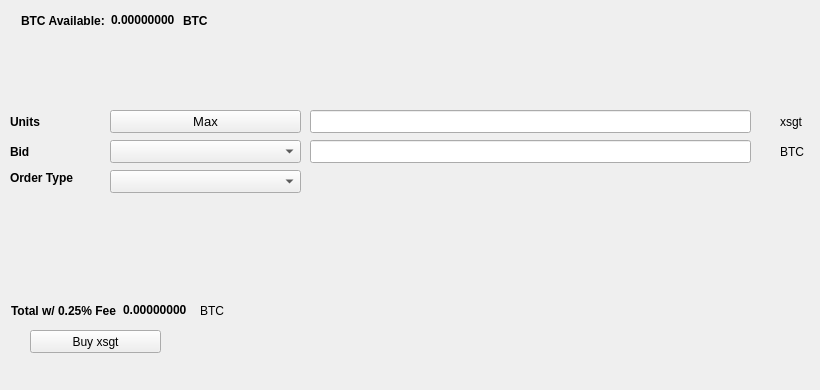
   <widget class="QWidget" name="BuyTab">
    <attribute name="title">
     <string>Buy</string>
    </attribute>
    <widget class="QPushButton" name="Buyxsgt">
     <property name="geometry">
      <rect>
       <x>30</x>
       <y>330</y>
       <width>131</width>
       <height>23</height>
      </rect>
     </property>
     <property name="text">
      <string>Buy xsgt</string>
     </property>
     <property name="icon">
      <iconset resource="../xsgt.qrc">
       <normaloff>:/icons/bitcoin</normaloff>:/icons/bitcoin</iconset>
     </property>
    </widget>
    <widget class="QLabel" name="label_3">
     <property name="geometry">
      <rect>
       <x>10</x>
       <y>110</y>
       <width>46</width>
       <height>23</height>
      </rect>
     </property>
     <property name="font">
      <font>
       <weight>75</weight>
       <bold>true</bold>
      </font>
     </property>
     <property name="text">
      <string>Units</string>
     </property>
    </widget>
    <widget class="QLineEdit" name="UnitsInput">
     <property name="geometry">
      <rect>
       <x>310</x>
       <y>110</y>
       <width>441</width>
       <height>23</height>
      </rect>
     </property>
     <property name="font">
      <font>
       <pointsize>9</pointsize>
       <weight>75</weight>
       <bold>true</bold>
      </font>
     </property>
    </widget>
    <widget class="QLineEdit" name="BuyBidPriceEdit">
     <property name="geometry">
      <rect>
       <x>310</x>
       <y>140</y>
       <width>441</width>
       <height>23</height>
      </rect>
     </property>
     <property name="font">
      <font>
       <pointsize>9</pointsize>
       <weight>75</weight>
       <bold>true</bold>
      </font>
     </property>
    </widget>
    <widget class="QLabel" name="label_4">
     <property name="geometry">
      <rect>
       <x>780</x>
       <y>110</y>
       <width>31</width>
       <height>23</height>
      </rect>
     </property>
     <property name="text">
      <string>xsgt</string>
     </property>
    </widget>
    <widget class="QLabel" name="label_5">
     <property name="geometry">
      <rect>
       <x>780</x>
       <y>140</y>
       <width>31</width>
       <height>23</height>
      </rect>
     </property>
     <property name="text">
      <string>BTC</string>
     </property>
    </widget>
    <widget class="QLabel" name="label_6">
     <property name="geometry">
      <rect>
       <x>10</x>
       <y>140</y>
       <width>46</width>
       <height>23</height>
      </rect>
     </property>
     <property name="font">
      <font>
       <weight>75</weight>
       <bold>true</bold>
      </font>
     </property>
     <property name="text">
      <string>Bid</string>
     </property>
    </widget>
    <widget class="QLabel" name="label_7">
     <property name="geometry">
      <rect>
       <x>10</x>
       <y>170</y>
       <width>91</width>
       <height>16</height>
      </rect>
     </property>
     <property name="font">
      <font>
       <weight>75</weight>
       <bold>true</bold>
      </font>
     </property>
     <property name="text">
      <string>Order Type</string>
     </property>
    </widget>
    <widget class="QPushButton" name="Buy_Max_Amount">
     <property name="geometry">
      <rect>
       <x>110</x>
       <y>110</y>
       <width>191</width>
       <height>23</height>
      </rect>
     </property>
     <property name="font">
      <font>
       <pointsize>10</pointsize>
      </font>
     </property>
     <property name="text">
      <string>Max</string>
     </property>
    </widget>
    <widget class="QComboBox" name="BuyBidcomboBox">
     <property name="geometry">
      <rect>
       <x>110</x>
       <y>140</y>
       <width>191</width>
       <height>23</height>
      </rect>
     </property>
     <property name="font">
      <font>
       <pointsize>10</pointsize>
      </font>
     </property>
    </widget>
    <widget class="QComboBox" name="buyOrdertypeCombo">
     <property name="geometry">
      <rect>
       <x>110</x>
       <y>170</y>
       <width>191</width>
       <height>23</height>
      </rect>
     </property>
     <property name="font">
      <font>
       <pointsize>10</pointsize>
      </font>
     </property>
    </widget>
    <widget class="QWidget" name="layoutWidget1">
     <property name="geometry">
      <rect>
       <x>21</x>
       <y>11</y>
       <width>227</width>
       <height>19</height>
      </rect>
     </property>
     <layout class="QHBoxLayout" name="horizontalLayout_3">
      <item>
       <widget class="QLabel" name="label232">
        <property name="font">
         <font>
          <weight>75</weight>
          <bold>true</bold>
         </font>
        </property>
        <property name="text">
         <string>BTC Available:</string>
        </property>
       </widget>
      </item>
      <item>
       <widget class="QLabel" name="BtcAvailableLbl">
        <property name="palette">
         <palette>
          <active>
           <colorrole role="WindowText">
            <brush brushstyle="SolidPattern">
             <color alpha="255">
              <red>0</red>
              <green>0</green>
              <blue>0</blue>
             </color>
            </brush>
           </colorrole>
           <colorrole role="Button">
            <brush brushstyle="SolidPattern">
             <color alpha="255">
              <red>0</red>
              <green>170</green>
              <blue>0</blue>
             </color>
            </brush>
           </colorrole>
           <colorrole role="Light">
            <brush brushstyle="SolidPattern">
             <color alpha="255">
              <red>0</red>
              <green>255</green>
              <blue>0</blue>
             </color>
            </brush>
           </colorrole>
           <colorrole role="Midlight">
            <brush brushstyle="SolidPattern">
             <color alpha="255">
              <red>0</red>
              <green>212</green>
              <blue>0</blue>
             </color>
            </brush>
           </colorrole>
           <colorrole role="Dark">
            <brush brushstyle="SolidPattern">
             <color alpha="255">
              <red>0</red>
              <green>85</green>
              <blue>0</blue>
             </color>
            </brush>
           </colorrole>
           <colorrole role="Mid">
            <brush brushstyle="SolidPattern">
             <color alpha="255">
              <red>0</red>
              <green>113</green>
              <blue>0</blue>
             </color>
            </brush>
           </colorrole>
           <colorrole role="Text">
            <brush brushstyle="SolidPattern">
             <color alpha="255">
              <red>0</red>
              <green>170</green>
              <blue>0</blue>
             </color>
            </brush>
           </colorrole>
           <colorrole role="BrightText">
            <brush brushstyle="SolidPattern">
             <color alpha="255">
              <red>255</red>
              <green>255</green>
              <blue>255</blue>
             </color>
            </brush>
           </colorrole>
           <colorrole role="ButtonText">
            <brush brushstyle="SolidPattern">
             <color alpha="255">
              <red>0</red>
              <green>0</green>
              <blue>0</blue>
             </color>
            </brush>
           </colorrole>
           <colorrole role="Base">
            <brush brushstyle="SolidPattern">
             <color alpha="255">
              <red>255</red>
              <green>255</green>
              <blue>255</blue>
             </color>
            </brush>
           </colorrole>
           <colorrole role="Window">
            <brush brushstyle="SolidPattern">
             <color alpha="255">
              <red>0</red>
              <green>170</green>
              <blue>0</blue>
             </color>
            </brush>
           </colorrole>
           <colorrole role="Shadow">
            <brush brushstyle="SolidPattern">
             <color alpha="255">
              <red>0</red>
              <green>0</green>
              <blue>0</blue>
             </color>
            </brush>
           </colorrole>
           <colorrole role="AlternateBase">
            <brush brushstyle="SolidPattern">
             <color alpha="255">
              <red>127</red>
              <green>212</green>
              <blue>127</blue>
             </color>
            </brush>
           </colorrole>
           <colorrole role="ToolTipBase">
            <brush brushstyle="SolidPattern">
             <color alpha="255">
              <red>255</red>
              <green>255</green>
              <blue>220</blue>
             </color>
            </brush>
           </colorrole>
           <colorrole role="ToolTipText">
            <brush brushstyle="SolidPattern">
             <color alpha="255">
              <red>0</red>
              <green>0</green>
              <blue>0</blue>
             </color>
            </brush>
           </colorrole>
          </active>
          <inactive>
           <colorrole role="WindowText">
            <brush brushstyle="SolidPattern">
             <color alpha="255">
              <red>0</red>
              <green>0</green>
              <blue>0</blue>
             </color>
            </brush>
           </colorrole>
           <colorrole role="Button">
            <brush brushstyle="SolidPattern">
             <color alpha="255">
              <red>0</red>
              <green>170</green>
              <blue>0</blue>
             </color>
            </brush>
           </colorrole>
           <colorrole role="Light">
            <brush brushstyle="SolidPattern">
             <color alpha="255">
              <red>0</red>
              <green>255</green>
              <blue>0</blue>
             </color>
            </brush>
           </colorrole>
           <colorrole role="Midlight">
            <brush brushstyle="SolidPattern">
             <color alpha="255">
              <red>0</red>
              <green>212</green>
              <blue>0</blue>
             </color>
            </brush>
           </colorrole>
           <colorrole role="Dark">
            <brush brushstyle="SolidPattern">
             <color alpha="255">
              <red>0</red>
              <green>85</green>
              <blue>0</blue>
             </color>
            </brush>
           </colorrole>
           <colorrole role="Mid">
            <brush brushstyle="SolidPattern">
             <color alpha="255">
              <red>0</red>
              <green>113</green>
              <blue>0</blue>
             </color>
            </brush>
           </colorrole>
           <colorrole role="Text">
            <brush brushstyle="SolidPattern">
             <color alpha="255">
              <red>0</red>
              <green>170</green>
              <blue>0</blue>
             </color>
            </brush>
           </colorrole>
           <colorrole role="BrightText">
            <brush brushstyle="SolidPattern">
             <color alpha="255">
              <red>255</red>
              <green>255</green>
              <blue>255</blue>
             </color>
            </brush>
           </colorrole>
           <colorrole role="ButtonText">
            <brush brushstyle="SolidPattern">
             <color alpha="255">
              <red>0</red>
              <green>0</green>
              <blue>0</blue>
             </color>
            </brush>
           </colorrole>
           <colorrole role="Base">
            <brush brushstyle="SolidPattern">
             <color alpha="255">
              <red>255</red>
              <green>255</green>
              <blue>255</blue>
             </color>
            </brush>
           </colorrole>
           <colorrole role="Window">
            <brush brushstyle="SolidPattern">
             <color alpha="255">
              <red>0</red>
              <green>170</green>
              <blue>0</blue>
             </color>
            </brush>
           </colorrole>
           <colorrole role="Shadow">
            <brush brushstyle="SolidPattern">
             <color alpha="255">
              <red>0</red>
              <green>0</green>
              <blue>0</blue>
             </color>
            </brush>
           </colorrole>
           <colorrole role="AlternateBase">
            <brush brushstyle="SolidPattern">
             <color alpha="255">
              <red>127</red>
              <green>212</green>
              <blue>127</blue>
             </color>
            </brush>
           </colorrole>
           <colorrole role="ToolTipBase">
            <brush brushstyle="SolidPattern">
             <color alpha="255">
              <red>255</red>
              <green>255</green>
              <blue>220</blue>
             </color>
            </brush>
           </colorrole>
           <colorrole role="ToolTipText">
            <brush brushstyle="SolidPattern">
             <color alpha="255">
              <red>0</red>
              <green>0</green>
              <blue>0</blue>
             </color>
            </brush>
           </colorrole>
          </inactive>
          <disabled>
           <colorrole role="WindowText">
            <brush brushstyle="SolidPattern">
             <color alpha="255">
              <red>0</red>
              <green>85</green>
              <blue>0</blue>
             </color>
            </brush>
           </colorrole>
           <colorrole role="Button">
            <brush brushstyle="SolidPattern">
             <color alpha="255">
              <red>0</red>
              <green>170</green>
              <blue>0</blue>
             </color>
            </brush>
           </colorrole>
           <colorrole role="Light">
            <brush brushstyle="SolidPattern">
             <color alpha="255">
              <red>0</red>
              <green>255</green>
              <blue>0</blue>
             </color>
            </brush>
           </colorrole>
           <colorrole role="Midlight">
            <brush brushstyle="SolidPattern">
             <color alpha="255">
              <red>0</red>
              <green>212</green>
              <blue>0</blue>
             </color>
            </brush>
           </colorrole>
           <colorrole role="Dark">
            <brush brushstyle="SolidPattern">
             <color alpha="255">
              <red>0</red>
              <green>85</green>
              <blue>0</blue>
             </color>
            </brush>
           </colorrole>
           <colorrole role="Mid">
            <brush brushstyle="SolidPattern">
             <color alpha="255">
              <red>0</red>
              <green>113</green>
              <blue>0</blue>
             </color>
            </brush>
           </colorrole>
           <colorrole role="Text">
            <brush brushstyle="SolidPattern">
             <color alpha="255">
              <red>0</red>
              <green>85</green>
              <blue>0</blue>
             </color>
            </brush>
           </colorrole>
           <colorrole role="BrightText">
            <brush brushstyle="SolidPattern">
             <color alpha="255">
              <red>255</red>
              <green>255</green>
              <blue>255</blue>
             </color>
            </brush>
           </colorrole>
           <colorrole role="ButtonText">
            <brush brushstyle="SolidPattern">
             <color alpha="255">
              <red>0</red>
              <green>85</green>
              <blue>0</blue>
             </color>
            </brush>
           </colorrole>
           <colorrole role="Base">
            <brush brushstyle="SolidPattern">
             <color alpha="255">
              <red>0</red>
              <green>170</green>
              <blue>0</blue>
             </color>
            </brush>
           </colorrole>
           <colorrole role="Window">
            <brush brushstyle="SolidPattern">
             <color alpha="255">
              <red>0</red>
              <green>170</green>
              <blue>0</blue>
             </color>
            </brush>
           </colorrole>
           <colorrole role="Shadow">
            <brush brushstyle="SolidPattern">
             <color alpha="255">
              <red>0</red>
              <green>0</green>
              <blue>0</blue>
             </color>
            </brush>
           </colorrole>
           <colorrole role="AlternateBase">
            <brush brushstyle="SolidPattern">
             <color alpha="255">
              <red>0</red>
              <green>170</green>
              <blue>0</blue>
             </color>
            </brush>
           </colorrole>
           <colorrole role="ToolTipBase">
            <brush brushstyle="SolidPattern">
             <color alpha="255">
              <red>255</red>
              <green>255</green>
              <blue>220</blue>
             </color>
            </brush>
           </colorrole>
           <colorrole role="ToolTipText">
            <brush brushstyle="SolidPattern">
             <color alpha="255">
              <red>0</red>
              <green>0</green>
              <blue>0</blue>
             </color>
            </brush>
           </colorrole>
          </disabled>
         </palette>
        </property>
        <property name="font">
         <font>
          <weight>75</weight>
          <bold>true</bold>
         </font>
        </property>
        <property name="text">
         <string>0.00000000</string>
        </property>
        <property name="textInteractionFlags">
         <set>Qt::LinksAccessibleByMouse|Qt::TextSelectableByKeyboard|Qt::TextSelectableByMouse</set>
        </property>
       </widget>
      </item>
      <item>
       <widget class="QLabel" name="BtcAvailableLbl_2">
        <property name="font">
         <font>
          <weight>75</weight>
          <bold>true</bold>
         </font>
        </property>
        <property name="text">
         <string>BTC</string>
        </property>
       </widget>
      </item>
     </layout>
    </widget>
    <widget class="QWidget" name="layoutWidge2">
     <property name="geometry">
      <rect>
       <x>11</x>
       <y>301</y>
       <width>259</width>
       <height>19</height>
      </rect>
     </property>
     <layout class="QHBoxLayout" name="horizontalLayout_4">
      <item>
       <widget class="QLabel" name="label_9">
        <property name="font">
         <font>
          <weight>75</weight>
          <bold>true</bold>
         </font>
        </property>
        <property name="text">
         <string>Total w/ 0.25% Fee</string>
        </property>
       </widget>
      </item>
      <item>
       <widget class="QLabel" name="BuyCostLabel">
        <property name="palette">
         <palette>
          <active>
           <colorrole role="WindowText">
            <brush brushstyle="SolidPattern">
             <color alpha="255">
              <red>0</red>
              <green>0</green>
              <blue>0</blue>
             </color>
            </brush>
           </colorrole>
           <colorrole role="Button">
            <brush brushstyle="SolidPattern">
             <color alpha="255">
              <red>0</red>
              <green>170</green>
              <blue>0</blue>
             </color>
            </brush>
           </colorrole>
           <colorrole role="Light">
            <brush brushstyle="SolidPattern">
             <color alpha="255">
              <red>0</red>
              <green>255</green>
              <blue>0</blue>
             </color>
            </brush>
           </colorrole>
           <colorrole role="Midlight">
            <brush brushstyle="SolidPattern">
             <color alpha="255">
              <red>0</red>
              <green>212</green>
              <blue>0</blue>
             </color>
            </brush>
           </colorrole>
           <colorrole role="Dark">
            <brush brushstyle="SolidPattern">
             <color alpha="255">
              <red>0</red>
              <green>85</green>
              <blue>0</blue>
             </color>
            </brush>
           </colorrole>
           <colorrole role="Mid">
            <brush brushstyle="SolidPattern">
             <color alpha="255">
              <red>0</red>
              <green>113</green>
              <blue>0</blue>
             </color>
            </brush>
           </colorrole>
           <colorrole role="Text">
            <brush brushstyle="SolidPattern">
             <color alpha="255">
              <red>0</red>
              <green>170</green>
              <blue>0</blue>
             </color>
            </brush>
           </colorrole>
           <colorrole role="BrightText">
            <brush brushstyle="SolidPattern">
             <color alpha="255">
              <red>255</red>
              <green>255</green>
              <blue>255</blue>
             </color>
            </brush>
           </colorrole>
           <colorrole role="ButtonText">
            <brush brushstyle="SolidPattern">
             <color alpha="255">
              <red>0</red>
              <green>0</green>
              <blue>0</blue>
             </color>
            </brush>
           </colorrole>
           <colorrole role="Base">
            <brush brushstyle="SolidPattern">
             <color alpha="255">
              <red>255</red>
              <green>255</green>
              <blue>255</blue>
             </color>
            </brush>
           </colorrole>
           <colorrole role="Window">
            <brush brushstyle="SolidPattern">
             <color alpha="255">
              <red>0</red>
              <green>170</green>
              <blue>0</blue>
             </color>
            </brush>
           </colorrole>
           <colorrole role="Shadow">
            <brush brushstyle="SolidPattern">
             <color alpha="255">
              <red>0</red>
              <green>0</green>
              <blue>0</blue>
             </color>
            </brush>
           </colorrole>
           <colorrole role="AlternateBase">
            <brush brushstyle="SolidPattern">
             <color alpha="255">
              <red>127</red>
              <green>212</green>
              <blue>127</blue>
             </color>
            </brush>
           </colorrole>
           <colorrole role="ToolTipBase">
            <brush brushstyle="SolidPattern">
             <color alpha="255">
              <red>255</red>
              <green>255</green>
              <blue>220</blue>
             </color>
            </brush>
           </colorrole>
           <colorrole role="ToolTipText">
            <brush brushstyle="SolidPattern">
             <color alpha="255">
              <red>0</red>
              <green>0</green>
              <blue>0</blue>
             </color>
            </brush>
           </colorrole>
          </active>
          <inactive>
           <colorrole role="WindowText">
            <brush brushstyle="SolidPattern">
             <color alpha="255">
              <red>0</red>
              <green>0</green>
              <blue>0</blue>
             </color>
            </brush>
           </colorrole>
           <colorrole role="Button">
            <brush brushstyle="SolidPattern">
             <color alpha="255">
              <red>0</red>
              <green>170</green>
              <blue>0</blue>
             </color>
            </brush>
           </colorrole>
           <colorrole role="Light">
            <brush brushstyle="SolidPattern">
             <color alpha="255">
              <red>0</red>
              <green>255</green>
              <blue>0</blue>
             </color>
            </brush>
           </colorrole>
           <colorrole role="Midlight">
            <brush brushstyle="SolidPattern">
             <color alpha="255">
              <red>0</red>
              <green>212</green>
              <blue>0</blue>
             </color>
            </brush>
           </colorrole>
           <colorrole role="Dark">
            <brush brushstyle="SolidPattern">
             <color alpha="255">
              <red>0</red>
              <green>85</green>
              <blue>0</blue>
             </color>
            </brush>
           </colorrole>
           <colorrole role="Mid">
            <brush brushstyle="SolidPattern">
             <color alpha="255">
              <red>0</red>
              <green>113</green>
              <blue>0</blue>
             </color>
            </brush>
           </colorrole>
           <colorrole role="Text">
            <brush brushstyle="SolidPattern">
             <color alpha="255">
              <red>0</red>
              <green>170</green>
              <blue>0</blue>
             </color>
            </brush>
           </colorrole>
           <colorrole role="BrightText">
            <brush brushstyle="SolidPattern">
             <color alpha="255">
              <red>255</red>
              <green>255</green>
              <blue>255</blue>
             </color>
            </brush>
           </colorrole>
           <colorrole role="ButtonText">
            <brush brushstyle="SolidPattern">
             <color alpha="255">
              <red>0</red>
              <green>0</green>
              <blue>0</blue>
             </color>
            </brush>
           </colorrole>
           <colorrole role="Base">
            <brush brushstyle="SolidPattern">
             <color alpha="255">
              <red>255</red>
              <green>255</green>
              <blue>255</blue>
             </color>
            </brush>
           </colorrole>
           <colorrole role="Window">
            <brush brushstyle="SolidPattern">
             <color alpha="255">
              <red>0</red>
              <green>170</green>
              <blue>0</blue>
             </color>
            </brush>
           </colorrole>
           <colorrole role="Shadow">
            <brush brushstyle="SolidPattern">
             <color alpha="255">
              <red>0</red>
              <green>0</green>
              <blue>0</blue>
             </color>
            </brush>
           </colorrole>
           <colorrole role="AlternateBase">
            <brush brushstyle="SolidPattern">
             <color alpha="255">
              <red>127</red>
              <green>212</green>
              <blue>127</blue>
             </color>
            </brush>
           </colorrole>
           <colorrole role="ToolTipBase">
            <brush brushstyle="SolidPattern">
             <color alpha="255">
              <red>255</red>
              <green>255</green>
              <blue>220</blue>
             </color>
            </brush>
           </colorrole>
           <colorrole role="ToolTipText">
            <brush brushstyle="SolidPattern">
             <color alpha="255">
              <red>0</red>
              <green>0</green>
              <blue>0</blue>
             </color>
            </brush>
           </colorrole>
          </inactive>
          <disabled>
           <colorrole role="WindowText">
            <brush brushstyle="SolidPattern">
             <color alpha="255">
              <red>0</red>
              <green>85</green>
              <blue>0</blue>
             </color>
            </brush>
           </colorrole>
           <colorrole role="Button">
            <brush brushstyle="SolidPattern">
             <color alpha="255">
              <red>0</red>
              <green>170</green>
              <blue>0</blue>
             </color>
            </brush>
           </colorrole>
           <colorrole role="Light">
            <brush brushstyle="SolidPattern">
             <color alpha="255">
              <red>0</red>
              <green>255</green>
              <blue>0</blue>
             </color>
            </brush>
           </colorrole>
           <colorrole role="Midlight">
            <brush brushstyle="SolidPattern">
             <color alpha="255">
              <red>0</red>
              <green>212</green>
              <blue>0</blue>
             </color>
            </brush>
           </colorrole>
           <colorrole role="Dark">
            <brush brushstyle="SolidPattern">
             <color alpha="255">
              <red>0</red>
              <green>85</green>
              <blue>0</blue>
             </color>
            </brush>
           </colorrole>
           <colorrole role="Mid">
            <brush brushstyle="SolidPattern">
             <color alpha="255">
              <red>0</red>
              <green>113</green>
              <blue>0</blue>
             </color>
            </brush>
           </colorrole>
           <colorrole role="Text">
            <brush brushstyle="SolidPattern">
             <color alpha="255">
              <red>0</red>
              <green>85</green>
              <blue>0</blue>
             </color>
            </brush>
           </colorrole>
           <colorrole role="BrightText">
            <brush brushstyle="SolidPattern">
             <color alpha="255">
              <red>255</red>
              <green>255</green>
              <blue>255</blue>
             </color>
            </brush>
           </colorrole>
           <colorrole role="ButtonText">
            <brush brushstyle="SolidPattern">
             <color alpha="255">
              <red>0</red>
              <green>85</green>
              <blue>0</blue>
             </color>
            </brush>
           </colorrole>
           <colorrole role="Base">
            <brush brushstyle="SolidPattern">
             <color alpha="255">
              <red>0</red>
              <green>170</green>
              <blue>0</blue>
             </color>
            </brush>
           </colorrole>
           <colorrole role="Window">
            <brush brushstyle="SolidPattern">
             <color alpha="255">
              <red>0</red>
              <green>170</green>
              <blue>0</blue>
             </color>
            </brush>
           </colorrole>
           <colorrole role="Shadow">
            <brush brushstyle="SolidPattern">
             <color alpha="255">
              <red>0</red>
              <green>0</green>
              <blue>0</blue>
             </color>
            </brush>
           </colorrole>
           <colorrole role="AlternateBase">
            <brush brushstyle="SolidPattern">
             <color alpha="255">
              <red>0</red>
              <green>170</green>
              <blue>0</blue>
             </color>
            </brush>
           </colorrole>
           <colorrole role="ToolTipBase">
            <brush brushstyle="SolidPattern">
             <color alpha="255">
              <red>255</red>
              <green>255</green>
              <blue>220</blue>
             </color>
            </brush>
           </colorrole>
           <colorrole role="ToolTipText">
            <brush brushstyle="SolidPattern">
             <color alpha="255">
              <red>0</red>
              <green>0</green>
              <blue>0</blue>
             </color>
            </brush>
           </colorrole>
          </disabled>
         </palette>
        </property>
        <property name="font">
         <font>
          <weight>75</weight>
          <bold>true</bold>
         </font>
        </property>
        <property name="autoFillBackground">
         <bool>false</bool>
        </property>
        <property name="text">
         <string>0.00000000</string>
        </property>
        <property name="textInteractionFlags">
         <set>Qt::LinksAccessibleByMouse|Qt::TextSelectableByMouse</set>
        </property>
       </widget>
      </item>
      <item>
       <widget class="QLabel" name="label_10">
        <property name="font">
         <font>
          <weight>50</weight>
          <bold>false</bold>
         </font>
        </property>
        <property name="text">
         <string>BTC</string>
        </property>
       </widget>
      </item>
     </layout>
    </widget>
    <widget class="QLabel" name="label_24">
     <property name="geometry">
      <rect>
       <x>460</x>
       <y>300</y>
       <width>281</width>
       <height>81</height>
      </rect>
     </property>
     <property name="text">
      <string/>
     </property>
     <property name="pixmap">
      <pixmap>:/images/bittrex</pixmap>
     </property>
    </widget>
   </widget>
